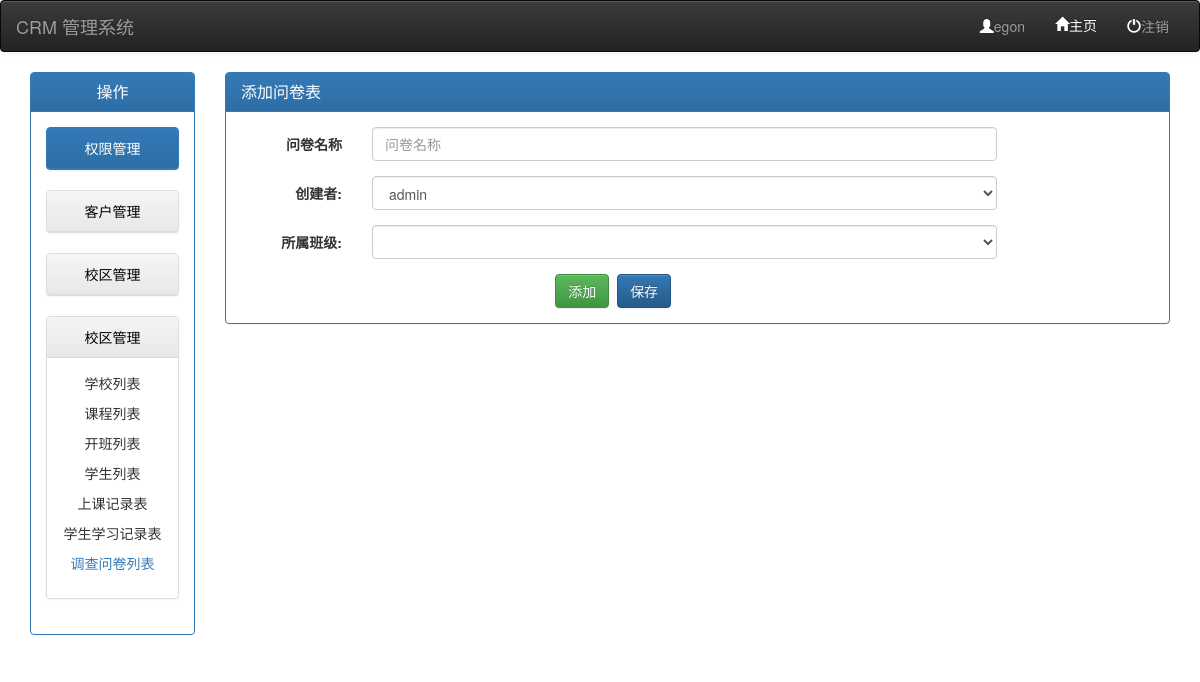
Before: /questionnaireAdd/ (signed in) with the older database file.
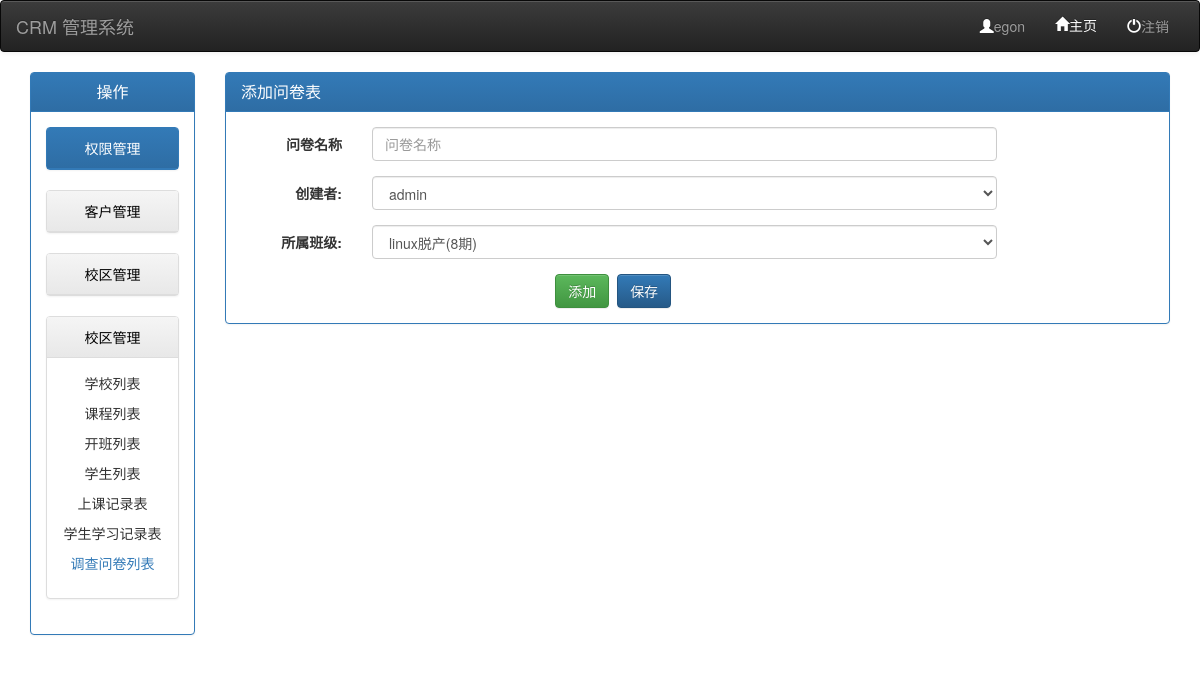
After: the same page with the newer database file.
### app01/models.py (models this page shows, shortened)
class UserInfo(models.Model):
    name = models.CharField(max_length=32,verbose_name="用户名")
    pwd = models.CharField(max_length=32,verbose_name="密码")
    class Meta:
        verbose_name_plural="用户信息表"

### app01/views.py (the view, shortened to what this page needs)
# urls.py: url(r'^questionnaireAdd/',views.questionnaireAdd),
def questionnaireAdd(request):
    if request.method =="POST":
        QuestionnaireName=request.POST.get("QuestionnaireName")
        userid=request.POST.get("userid")
        classid=request.POST.get("classid")
        models.Questionnaire.objects.create(name=QuestionnaireName,creator_id=userid,cls_id=classid)
        return HttpResponse("true")
    else:
        user_list = models.UserInfo.objects.all()
        class_list = models.ClassList.objects.all()
        return render(request,"questionnaireAdd.html",{"user_list":user_list,"class_list":class_list})

### templates/questionnaireAdd.html (shortened to what this page needs)
{% extends "models.html" %}
{% block content-title %}
    添加问卷表
{% endblock content-title %}
{% block content %}
<div class="row">
    <div class="col-md-10">
<form class="form-horizontal">
  <div class="form-group">
    <label for="Questionnaire" class="col-sm-2 control-label">问卷名称</label>
    <div class="col-sm-10">
      <input type="text" class="form-control" id="Questionnaire" placeholder="问卷名称" name="QuestionnaireName">
    </div>
  </div>
  <div class="form-group">
    <label for="inputPassword3" class="col-sm-2 control-label">创建者:</label>
    <div class="col-sm-10">
     <select class="form-control" name="userid">
         {% for item in user_list %}
          <option value="{{ item.id }}">{{ item.name }}</option>
         {% endfor %}
        </select>
    </div>
  </div>
  <div class="form-group">
    <label for="inputPassword3" class="col-sm-2 control-label">所属班级:</label>
    <div class="col-sm-10">
     <select class="form-control" name="classid">
         {% for item in class_list %}
            <option value="{{ item.id }}">{{ item.name }}</option>
         {% endfor %}
        </select>
    </div>
  </div>
</div>
</div>
<div class="row">
<div class="col-md-offset-4 col-md-8">
    <button type="button" class="btn btn-success addQuestionnaire">添加</button>&nbsp;&nbsp;<button class="btn btn-primary">保存</button>
</div>
</div>
{% endblock content %}

### templates/models.html (shortened to what this page needs)
<html lang="en">
<head>
    <link rel="stylesheet" href="/static/bootstrap3/css/bootstrap.min.css">
    <link rel="stylesheet" href="/static/bootstrap3/css/bootstrap-theme.min.css">
</head>
<body>
<nav class="navbar navbar-default navbar-inverse">
  <div class="container-fluid">
    <div class="navbar-header">
      <a class="navbar-brand" href="#">CRM 管理系统</a>
    </div>
    <div class="collapse navbar-collapse" id="bs-example-navbar-collapse-1">
      <ul class="nav navbar-nav navbar-right">
          {% if request.session.username %}
              <li><a href="#"><span class="glyphicon glyphicon-user" style="color: white"></span>{{ request.session.username }}</a></li>
              <li><a href="/index/"><span class="glyphicon glyphicon-home" style="color:white">主页</span></a></li>
              <li><a href="#"><span class="glyphicon glyphicon-off" style="color:white"></span>注销</a></li>
          {% endif %}
      </ul>
    </div>
  </div>
</nav>
<div class="container">
    <div class="row">
        <div class="col-md-2">
            <div class="panel panel-primary">
              <div class="panel-heading text-center">
                <h3 class="panel-title">操作</h3>
              </div>
              <div class="panel-body text-center">
                {% block permissionManager%}
                <div class="panel panel-primary">
                  <div class="panel-heading">
                      <a href="/blog/{{ request.session.username }}/manager/" style="color: white;text-decoration: none">权限管理</a>
                  </div>
                </div>
                {% endblock permissionManager %}
                {% block clientManager %}
                <div class="panel panel-default">
                  <div class="panel-heading">
                      <a href="/blog/{{ request.session.username }}/manager/?action=category_manager" style="color: black;text-decoration: none">客户管理</a>
                  </div>
                </div>
               {% endblock clientManager %}
                {% block schoolManager %}
                <div class="panel panel-default">
                  <div class="panel-heading">
                      <a href="/blog/{{ request.session.username }}/manager/?action=tag_manager" style="color: black;text-decoration: none">校区管理</a>
                  </div>
                </div>
                {% endblock schoolManager %}
              {% block employeeManager %}
                <div class="panel panel-default">
                  <div class="panel-heading">
                      <a href="/blog/{{ request.session.username }}/manager/?action=tag_manager" style="color: black;text-decoration: none">校区管理</a>
                  </div>
                 <div class="panel-body">
                        <p>学校列表</p>
                        <p>课程列表</p>
                        <p>开班列表</p>
                        <p>学生列表</p>
                        <p>上课记录表</p>
                        <p>学生学习记录表</p>
                        <p><a href="/index/">调查问卷列表</a></p>
                  </div>
                </div>
                {% endblock employeeManager %}
              </div>
            </div>
        </div>
        <div class="col-md-10">
            <div class="panel panel-primary">
              <div class="panel-heading">
                <h3 class="panel-title">
                  {% block content-title %}{% endblock content-title %}
                </h3>
              </div>
              <div class="panel-body">
                  {% block content %}{% endblock %}
              </div>
            </div>
        </div>
    </div>
</div>
</body>
</html>

Changed rows visible on the page:
added UserInfo: session.username "egon"
Other visible differences:
form field classid: (not shown) → "linux脱产(8期)"
{{ request.session.username }}: "egon" → (not shown)
